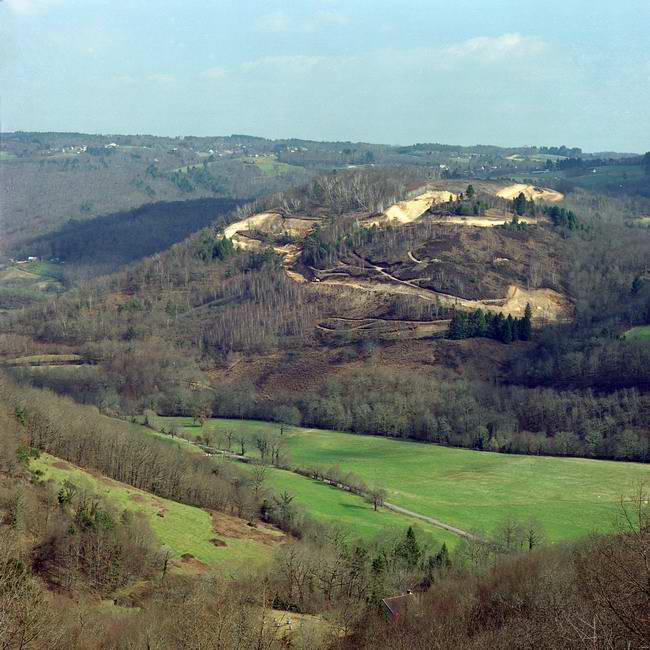
//> input picture tests/Divers/detecteurHarris/Harris+BRIEF+FLANN/im0.ppm, 650 x 650 px
$ ./Harris_BRIEF_FLANN im0.ppm im2.ppm   (built with g++ and OpenCV 4)
//> lines starting //> are read from the running program, lines starting //| are printed output that depends on the picture
/**
 * il faut configurer Harris avec
 * int blockSize;
 * int apertureSize;
 * double k;
 *
 * et il faut mettre un size aux keypoints (e.g 100.0)
 *
 * Il faut configurer BriefDescriptorExtractor
 *
 * et Bruteforce
 * configurer la distance correspondant aux voisins autour desquels on cherche
 */


#include <opencv2/opencv.hpp>

#include <iostream>
#include "opencv2/core/core.hpp"
#include "opencv2/features2d/features2d.hpp"
#include "opencv2/highgui/highgui.hpp"
//#include "opencv2/nonfree/features2d.hpp"
#include <opencv2/legacy/legacy.hpp>
#include "opencv2/core/mat.hpp"

#include "opencv2/highgui/highgui.hpp"
#include "opencv2/imgproc/imgproc.hpp"
#include <iostream>
#include <stdio.h>
#include <stdlib.h>


using namespace cv;
using namespace std;

/// Global variables
Mat image1, image2;
int rows;
int cols;

const char *transparency_window = "transparence Harris+BRIEF+FLANN";
const char *matches_window = "Harris+BRIEF+FLANN";

int thresh = 0;
int max_thresh = 100;

/// variables for sift

vector < KeyPoint > keypoints1, keypoints2;
  //vector<DMatch>  matches;
vector < DMatch > matches;

  //vector<vector<DMatch> > matchesWithDist;
vector < DMatch > matchesWithDist;

/// Function header
void interface(int argc, void *);

/**
 * @function main
 */
int main(int, char **argv)
{


    image1 = imread(argv[1], 1);
//> image1 is the input picture: 650 rows x 650 cols, CV_8UC3; mean B, G, R 116.8, 125.5, 115
    image2 = imread(argv[2], 1);
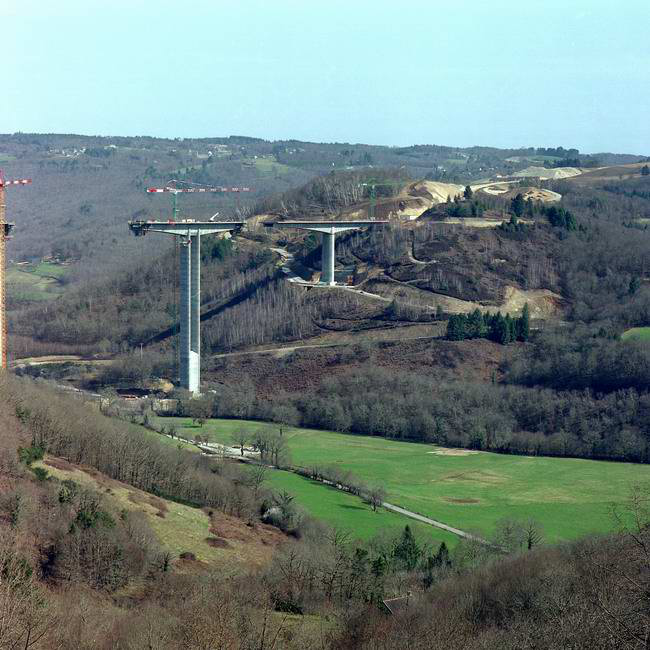
//> input picture tests/Divers/detecteurHarris/Harris+BRIEF+FLANN/im2.ppm, 650 x 650 px
//> image2 is the input picture: 650 rows x 650 cols, CV_8UC3; mean B, G, R 124, 127.1, 110.4
    rows = image1.rows;
//> rows = 650
    cols = image1.cols;
//> cols = 650


    namedWindow("image1", WINDOW_AUTOSIZE);
    imshow("image1", image1);
    namedWindow("image2", WINDOW_AUTOSIZE);
    imshow("image2", image2);

    Mat image1_gray;
    Mat image2_gray;


    /// Converts an image from one color space to another.
    cvtColor(image1, image1_gray, COLOR_BGR2GRAY);
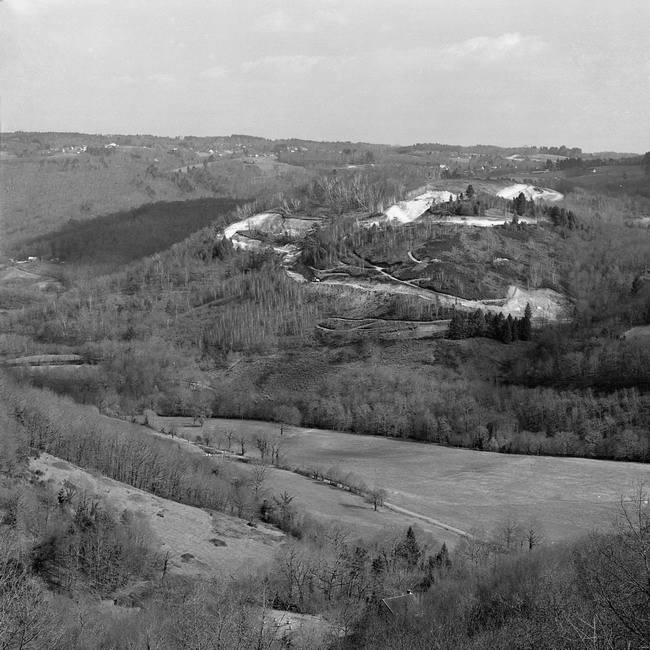
//> image1_gray: 650 rows x 650 cols, CV_8UC1; min 0, max 253, mean 121.4
    cvtColor(image2, image2_gray, COLOR_BGR2GRAY);
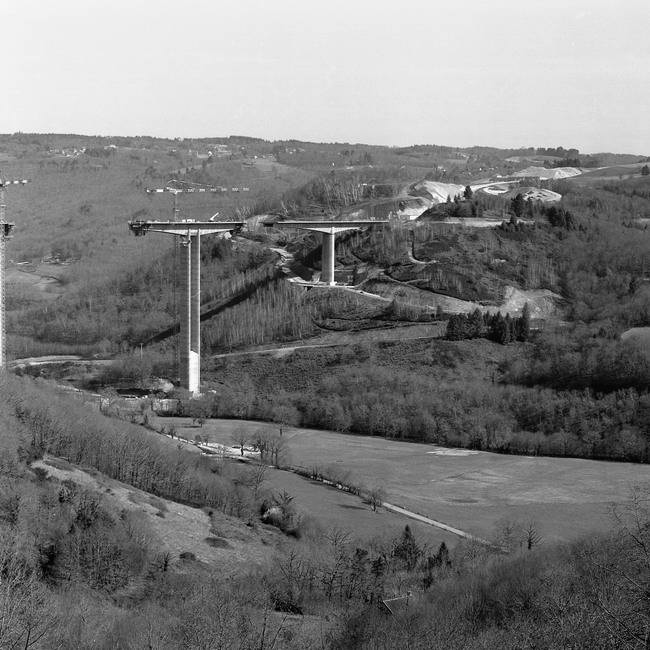
//> image2_gray: 650 rows x 650 cols, CV_8UC1; min 0, max 255, mean 121.7

    /// Detector parameters
    int blockSize = 2;
    int apertureSize = 3;
    double k = 0.04;

    /// Detecting corners
    /*
       void ocl::cornerHarris(const oclMat& src, oclMat& dst, int blockSize, int ksize, double k, int bordertype=cv::BORDER_DEFAULT)

       src – Source image. Only CV_8UC1 and CV_32FC1 images are supported now.
       dst – Destination image containing cornerness values. It has the same size as src and CV_32FC1 type.
       blockSize – Neighborhood size
       ksize – Aperture parameter for the Sobel operator
       k – Harris detector free parameter
       bordertype – Pixel extrapolation method. Only BORDER_REFLECT101, BORDER_REFLECT, BORDER_CONSTANT and BORDER_REPLICATE are supported now.
     */

    Mat image1dst;
    Mat image2dst;

    image1dst = Mat::zeros(image1.size(), CV_32FC1);
    image2dst = Mat::zeros(image2.size(), CV_32FC1);


    cornerHarris(image1_gray, image1dst, blockSize, apertureSize, k, BORDER_DEFAULT);
    cornerHarris(image2_gray, image2dst, blockSize, apertureSize, k, BORDER_DEFAULT);

    int threshHarris = 100;

    /// Normalizing
    /*
       void normalize(InputArray src, OutputArray dst, double alpha=1, double beta=0, int norm_type=NORM_L2, int dtype=-1, InputArray mask=noArray() )
       src – input array.
       dst – output array of the same size as src .
       alpha – norm value to normalize to or the lower range boundary in case of the range normalization.
       beta – upper range boundary in case of the range normalization; it is not used for the norm normalization.
       normType – normalization type (see the details below).
       dtype – when negative, the output array has the same type as src; otherwise, it has the same number of channels as src and the depth =CV_MAT_DEPTH(dtype).
       mask – optional operation mask.
     */

    Mat image1dst_norm;
    Mat image2dst_norm;

    normalize(image1dst, image1dst_norm, 0, 255, NORM_MINMAX, CV_32FC1, Mat());
    normalize(image2dst, image2dst_norm, 0, 255, NORM_MINMAX, CV_32FC1, Mat());

    /*
       On each element of the input array, the function convertScaleAbs performs three operations sequentially: scaling, taking an absolute value, conversion to an unsigned 8-bit type:

     */

    Mat image1dst_norm_scaled;
    Mat image2dst_norm_scaled;

    convertScaleAbs(image1dst_norm, image1dst_norm_scaled);
    convertScaleAbs(image2dst_norm, image2dst_norm_scaled);

    KeyPoint kp;

    for (int j = 0; j < image1dst_norm.rows; j++) {
	for (int i = 0; i < image1dst_norm.cols; i++) {
	    if ((int) image1dst_norm.at < float >(j, i) > threshHarris) {

		kp.pt.x = (float) j;
		kp.pt.y = (float) i;
		//necessaire je ne sais pas pk
		kp.size = 100.0;
		keypoints1.push_back(kp);

	    }
	}
    }
//> after the loop, keypoints1 = 61 keypoints; strongest (x, y, size): (189, 534, 100), (193, 522, 100), (195, 451, 100), (195, 460, 100)

    for (int j = 0; j < image2dst_norm.rows; j++) {
	for (int i = 0; i < image2dst_norm.cols; i++) {
	    if ((int) image2dst_norm.at < float >(j, i) > threshHarris) {


		kp.pt.x = (float) j;
		kp.pt.y = (float) i;
		//necessaire je ne sais pas pk
		kp.size = 100.0;
		keypoints2.push_back(kp);

	    }
	}
    }
//> after the loop, keypoints2 = 186 keypoints; strongest (x, y, size): (149, 556, 100), (150, 546, 100), (152, 210, 100), (177, 498, 100)


//> (the run ends here: the program needs code that is not available in this run, at `BriefDescriptorExtractor briefDesc(64);`)
